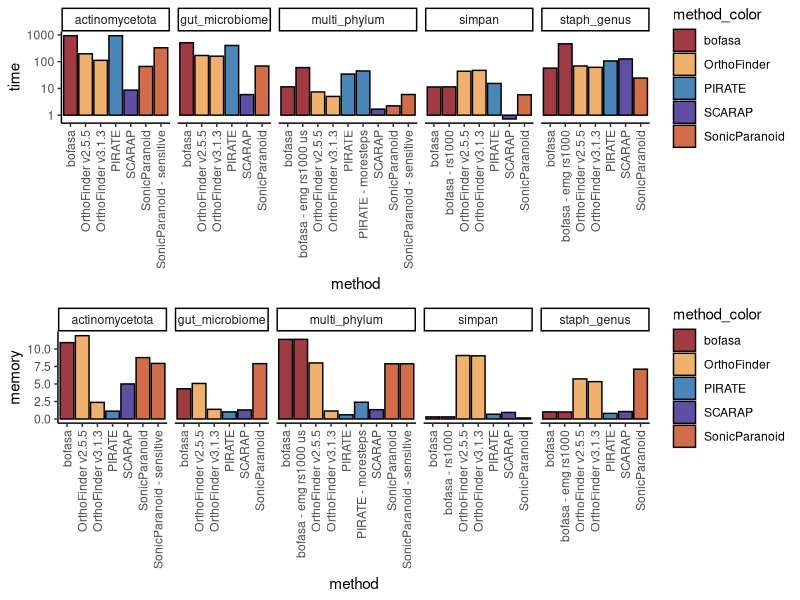

Reproduce this figure in R.
library(ggplot2)
library(cowplot)

dat <- read.table("All_Timing_and_Resources.txt", header=T, sep='\t')

colors <- c('#A03B44', '#F1B16E', '#4B86B8', '#5E4FA2', '#D36D49', '#A1C496')
names(colors) <- c('bofasa', 'OrthoFinder', 'PIRATE', 'SCARAP', 'SonicParanoid', 'KOfam')

pdf("Timing_and_Memory.pdf", height=10, width=10)

# showcase	method  method_color	time	memory
time <- ggplot(dat, aes(x=method, y=time, fill=method_color)) + geom_bar(stat='identity', color='black') + theme_classic() + facet_grid(.~showcase, scales='free', space='free_x') + theme(axis.text.x = element_text(angle = 90, vjust = 0.5, hjust=1)) + scale_fill_manual(values=colors) + scale_y_log10()
memo <- ggplot(dat, aes(x=method, y=memory, fill=method_color)) + geom_bar(stat='identity', color='black') + theme_classic() + facet_grid(.~showcase, scales='free', space='free_x') + theme(axis.text.x = element_text(angle = 90, vjust = 0.5, hjust=1)) + scale_fill_manual(values=colors) 

plot_grid(time, memo, ncol=1)

dev.off()
